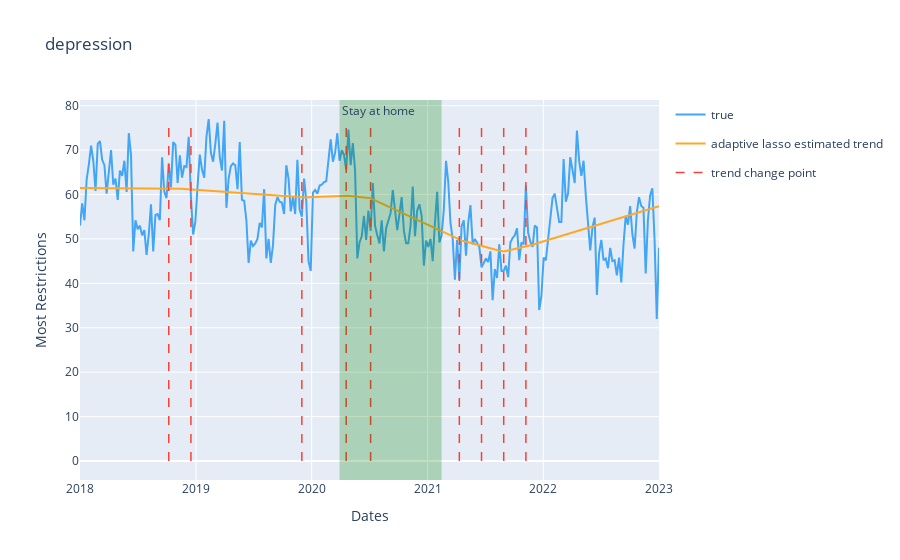
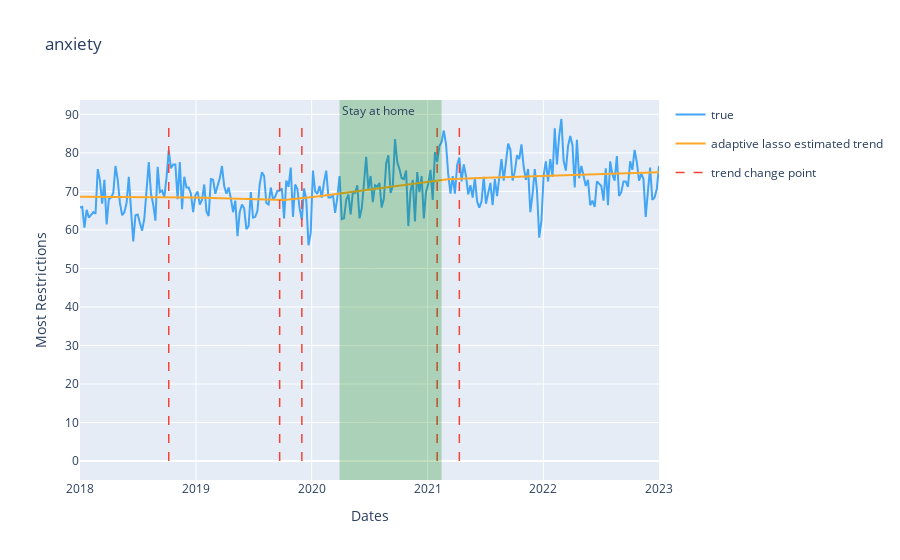
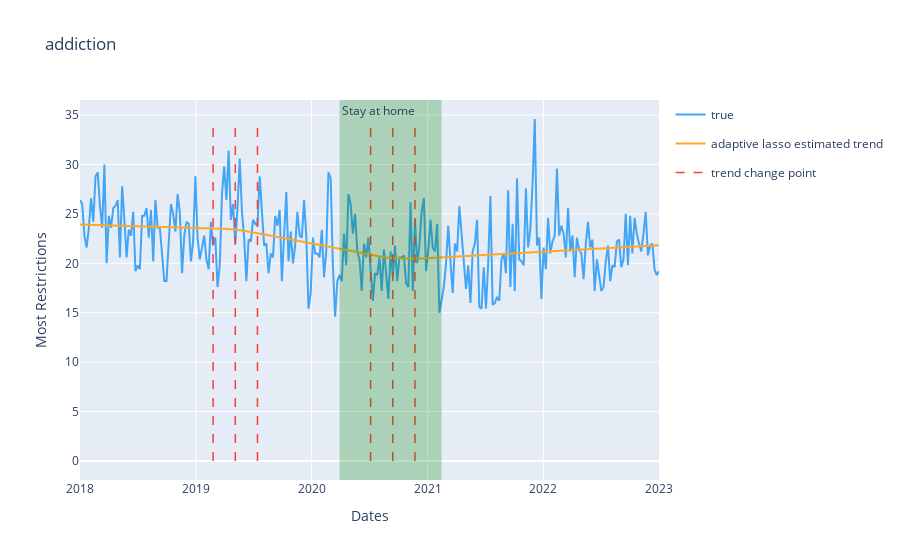
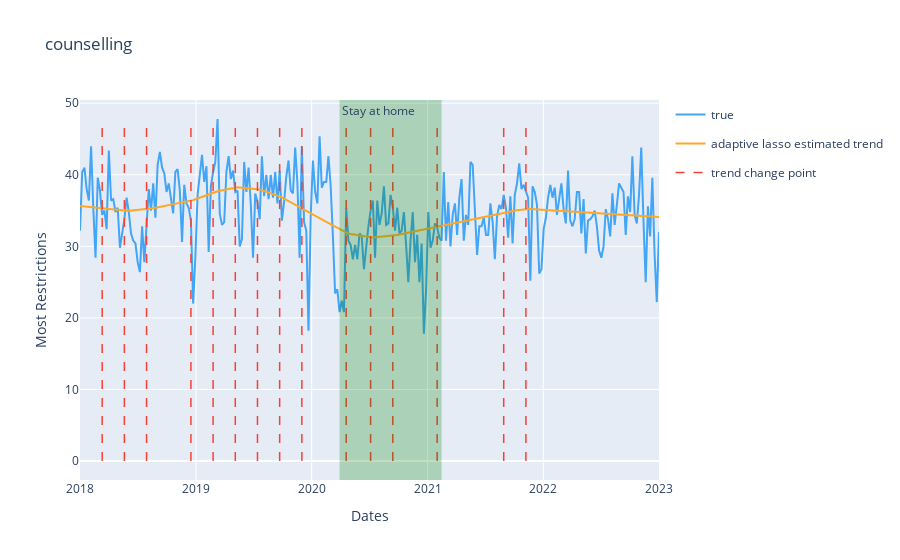

Source (notebook cell) for these figures, in order:
### Code cell
value_columns = ['depression', 'anxiety', 'addiction','counselling','mental_health']

for value_col in value_columns:

    new_df = all_states.groupby(['week', 'covid_restrictions']).mean(numeric_only=True).unstack('covid_restrictions')[value_col]
    model = ChangepointDetector()
    res = model.find_trend_changepoints(
        df=new_df.reset_index(), 
        time_col="week", 
        value_col='Most Restrictions', 
        yearly_seasonality_order=10,
        regularization_strength=0.5, 
        resample_freq="7D", 
        potential_changepoint_n=25, 
        yearly_seasonality_change_freq="365D",
        no_changepoint_distance_from_end="365D")
    fig = model.plot(
        observation=True,
        trend_estimate=False,
        trend_change=True,
        yearly_seasonality_estimate=False,
        adaptive_lasso_estimate=True,
        plot=False,
     
    )
    fig.add_vrect(x0='2020-03-29', x1="2021-02-14", 
              annotation_text="Stay at home", annotation_position="top left",
              fillcolor="green", opacity=0.25, line_width=0)

    fig.update_layout(title=value_col)
    plotly.io.show(fig)

### Figure 1 — Plotly figure (JSON) as saved in the notebook; plotly's stock layout.template omitted (floating-point values rounded to 4 significant figures; data arrays with more than 128 entries replaced by an {"elided": "..."} marker saying what was removed)
{"data": [{"line": {"color": "#42A5F5"}, "mode": "lines", "name": "true", "opacity": 1, "type": "scatter", "x": {"elided": "262 str values"}, "y": {"elided": "262 float values"}}, {"line": {"color": "#FFA726"}, "mode": "lines", "name": "adaptive lasso estimated trend", "opacity": 1, "showlegend": true, "type": "scatter", "x": {"elided": "262 str values"}, "y": {"elided": "262 float values"}}, {"legendgroup": "trend", "line": {"color": "#F44336", "dash": "dash", "width": 1.5}, "mode": "lines", "name": "trend change point", "opacity": 1, "showlegend": true, "type": "scatter", "x": ["2018-10-07T00:00:00", "2018-10-07T00:00:00"], "y": [0, 77]}, {"legendgroup": "trend", "line": {"color": "#F44336", "dash": "dash", "width": 1.5}, "mode": "lines", "name": "trend change point", "opacity": 1, "showlegend": false, "type": "scatter", "x": ["2018-12-16T00:00:00", "2018-12-16T00:00:00"], "y": [0, 77]}, {"legendgroup": "trend", "line": {"color": "#F44336", "dash": "dash", "width": 1.5}, "mode": "lines", "name": "trend change point", "opacity": 1, "showlegend": false, "type": "scatter", "x": ["2019-12-01T00:00:00", "2019-12-01T00:00:00"], "y": [0, 77]}, {"legendgroup": "trend", "line": {"color": "#F44336", "dash": "dash", "width": 1.5}, "mode": "lines", "name": "trend change point", "opacity": 1, "showlegend": false, "type": "scatter", "x": ["2020-04-19T00:00:00", "2020-04-19T00:00:00"], "y": [0, 77]}, {"legendgroup": "trend", "line": {"color": "#F44336", "dash": "dash", "width": 1.5}, "mode": "lines", "name": "trend change point", "opacity": 1, "showlegend": false, "type": "scatter", "x": ["2020-07-05T00:00:00", "2020-07-05T00:00:00"], "y": [0, 77]}, {"legendgroup": "trend", "line": {"color": "#F44336", "dash": "dash", "width": 1.5}, "mode": "lines", "name": "trend change point", "opacity": 1, "showlegend": false, "type": "scatter", "x": ["2021-04-11T00:00:00", "2021-04-11T00:00:00"], "y": [0, 77]}, {"legendgroup": "trend", "line": {"color": "#F44336", "dash": "dash", "width": 1.5}, "mode": "lines", "name": "trend change point", "opacity": 1, "showlegend": false, "type": "scatter", "x": ["2021-06-20T00:00:00", "2021-06-20T00:00:00"], "y": [0, 77]}, {"legendgroup": "trend", "line": {"color": "#F44336", "dash": "dash", "width": 1.5}, "mode": "lines", "name": "trend change point", "opacity": 1, "showlegend": false, "type": "scatter", "x": ["2021-08-29T00:00:00", "2021-08-29T00:00:00"], "y": [0, 77]}, {"legendgroup": "trend", "line": {"color": "#F44336", "dash": "dash", "width": 1.5}, "mode": "lines", "name": "trend change point", "opacity": 1, "showlegend": false, "type": "scatter", "x": ["2021-11-07T00:00:00", "2021-11-07T00:00:00"], "y": [0, 77]}], "layout": {"annotations": [{"showarrow": false, "text": "Stay at home", "x": "2020-03-29", "xanchor": "left", "xref": "x", "y": 1, "yanchor": "top", "yref": "y domain"}], "autosize": true, "shapes": [{"fillcolor": "green", "line": {"width": 0}, "opacity": 0.25, "type": "rect", "x0": "2020-03-29", "x1": "2021-02-14", "xref": "x", "y0": 0, "y1": 1, "yref": "y domain"}], "title": {"text": "depression"}, "xaxis": {"autorange": true, "range": ["2017-12-31", "2023-01-01"], "title": {"text": "Dates"}, "type": "date"}, "yaxis": {"autorange": true, "range": [-4.278, 81.28], "title": {"text": "Most Restrictions"}, "type": "linear"}}}

### Figure 2 — Plotly figure (JSON) as saved in the notebook; plotly's stock layout.template omitted (floating-point values rounded to 4 significant figures; data arrays with more than 128 entries replaced by an {"elided": "..."} marker saying what was removed)
{"data": [{"line": {"color": "#42A5F5"}, "mode": "lines", "name": "true", "opacity": 1, "type": "scatter", "x": {"elided": "262 str values"}, "y": {"elided": "262 float values"}}, {"line": {"color": "#FFA726"}, "mode": "lines", "name": "adaptive lasso estimated trend", "opacity": 1, "showlegend": true, "type": "scatter", "x": {"elided": "262 str values"}, "y": {"elided": "262 float values"}}, {"legendgroup": "trend", "line": {"color": "#F44336", "dash": "dash", "width": 1.5}, "mode": "lines", "name": "trend change point", "opacity": 1, "showlegend": true, "type": "scatter", "x": ["2018-10-07T00:00:00", "2018-10-07T00:00:00"], "y": [0, 88.8]}, {"legendgroup": "trend", "line": {"color": "#F44336", "dash": "dash", "width": 1.5}, "mode": "lines", "name": "trend change point", "opacity": 1, "showlegend": false, "type": "scatter", "x": ["2019-09-22T00:00:00", "2019-09-22T00:00:00"], "y": [0, 88.8]}, {"legendgroup": "trend", "line": {"color": "#F44336", "dash": "dash", "width": 1.5}, "mode": "lines", "name": "trend change point", "opacity": 1, "showlegend": false, "type": "scatter", "x": ["2019-12-01T00:00:00", "2019-12-01T00:00:00"], "y": [0, 88.8]}, {"legendgroup": "trend", "line": {"color": "#F44336", "dash": "dash", "width": 1.5}, "mode": "lines", "name": "trend change point", "opacity": 1, "showlegend": false, "type": "scatter", "x": ["2021-01-31T00:00:00", "2021-01-31T00:00:00"], "y": [0, 88.8]}, {"legendgroup": "trend", "line": {"color": "#F44336", "dash": "dash", "width": 1.5}, "mode": "lines", "name": "trend change point", "opacity": 1, "showlegend": false, "type": "scatter", "x": ["2021-04-11T00:00:00", "2021-04-11T00:00:00"], "y": [0, 88.8]}], "layout": {"annotations": [{"showarrow": false, "text": "Stay at home", "x": "2020-03-29", "xanchor": "left", "xref": "x", "y": 1, "yanchor": "top", "yref": "y domain"}], "autosize": true, "shapes": [{"fillcolor": "green", "line": {"width": 0}, "opacity": 0.25, "type": "rect", "x0": "2020-03-29", "x1": "2021-02-14", "xref": "x", "y0": 0, "y1": 1, "yref": "y domain"}], "title": {"text": "anxiety"}, "xaxis": {"autorange": true, "range": ["2017-12-31", "2023-01-01"], "title": {"text": "Dates"}, "type": "date"}, "yaxis": {"autorange": true, "range": [-4.933, 93.73], "title": {"text": "Most Restrictions"}, "type": "linear"}}}

### Figure 3 — Plotly figure (JSON) as saved in the notebook; plotly's stock layout.template omitted (floating-point values rounded to 4 significant figures; data arrays with more than 128 entries replaced by an {"elided": "..."} marker saying what was removed)
{"data": [{"line": {"color": "#42A5F5"}, "mode": "lines", "name": "true", "opacity": 1, "type": "scatter", "x": {"elided": "262 str values"}, "y": {"elided": "262 float values"}}, {"line": {"color": "#FFA726"}, "mode": "lines", "name": "adaptive lasso estimated trend", "opacity": 1, "showlegend": true, "type": "scatter", "x": {"elided": "262 str values"}, "y": {"elided": "262 float values"}}, {"legendgroup": "trend", "line": {"color": "#F44336", "dash": "dash", "width": 1.5}, "mode": "lines", "name": "trend change point", "opacity": 1, "showlegend": true, "type": "scatter", "x": ["2019-02-24T00:00:00", "2019-02-24T00:00:00"], "y": [0, 34.6]}, {"legendgroup": "trend", "line": {"color": "#F44336", "dash": "dash", "width": 1.5}, "mode": "lines", "name": "trend change point", "opacity": 1, "showlegend": false, "type": "scatter", "x": ["2019-05-05T00:00:00", "2019-05-05T00:00:00"], "y": [0, 34.6]}, {"legendgroup": "trend", "line": {"color": "#F44336", "dash": "dash", "width": 1.5}, "mode": "lines", "name": "trend change point", "opacity": 1, "showlegend": false, "type": "scatter", "x": ["2019-07-14T00:00:00", "2019-07-14T00:00:00"], "y": [0, 34.6]}, {"legendgroup": "trend", "line": {"color": "#F44336", "dash": "dash", "width": 1.5}, "mode": "lines", "name": "trend change point", "opacity": 1, "showlegend": false, "type": "scatter", "x": ["2020-07-05T00:00:00", "2020-07-05T00:00:00"], "y": [0, 34.6]}, {"legendgroup": "trend", "line": {"color": "#F44336", "dash": "dash", "width": 1.5}, "mode": "lines", "name": "trend change point", "opacity": 1, "showlegend": false, "type": "scatter", "x": ["2020-09-13T00:00:00", "2020-09-13T00:00:00"], "y": [0, 34.6]}, {"legendgroup": "trend", "line": {"color": "#F44336", "dash": "dash", "width": 1.5}, "mode": "lines", "name": "trend change point", "opacity": 1, "showlegend": false, "type": "scatter", "x": ["2020-11-22T00:00:00", "2020-11-22T00:00:00"], "y": [0, 34.6]}], "layout": {"annotations": [{"showarrow": false, "text": "Stay at home", "x": "2020-03-29", "xanchor": "left", "xref": "x", "y": 1, "yanchor": "top", "yref": "y domain"}], "autosize": true, "shapes": [{"fillcolor": "green", "line": {"width": 0}, "opacity": 0.25, "type": "rect", "x0": "2020-03-29", "x1": "2021-02-14", "xref": "x", "y0": 0, "y1": 1, "yref": "y domain"}], "title": {"text": "addiction"}, "xaxis": {"autorange": true, "range": ["2017-12-31", "2023-01-01"], "title": {"text": "Dates"}, "type": "date"}, "yaxis": {"autorange": true, "range": [-1.922, 36.52], "title": {"text": "Most Restrictions"}, "type": "linear"}}}

### Figure 4 — Plotly figure (JSON) as saved in the notebook; plotly's stock layout.template omitted (floating-point values rounded to 4 significant figures; data arrays with more than 128 entries replaced by an {"elided": "..."} marker saying what was removed)
{"data": [{"line": {"color": "#42A5F5"}, "mode": "lines", "name": "true", "opacity": 1, "type": "scatter", "x": {"elided": "262 str values"}, "y": {"elided": "262 float values"}}, {"line": {"color": "#FFA726"}, "mode": "lines", "name": "adaptive lasso estimated trend", "opacity": 1, "showlegend": true, "type": "scatter", "x": {"elided": "262 str values"}, "y": {"elided": "262 float values"}}, {"legendgroup": "trend", "line": {"color": "#F44336", "dash": "dash", "width": 1.5}, "mode": "lines", "name": "trend change point", "opacity": 1, "showlegend": true, "type": "scatter", "x": ["2018-03-11T00:00:00", "2018-03-11T00:00:00"], "y": [0, 47.8]}, {"legendgroup": "trend", "line": {"color": "#F44336", "dash": "dash", "width": 1.5}, "mode": "lines", "name": "trend change point", "opacity": 1, "showlegend": false, "type": "scatter", "x": ["2018-05-20T00:00:00", "2018-05-20T00:00:00"], "y": [0, 47.8]}, {"legendgroup": "trend", "line": {"color": "#F44336", "dash": "dash", "width": 1.5}, "mode": "lines", "name": "trend change point", "opacity": 1, "showlegend": false, "type": "scatter", "x": ["2018-07-29T00:00:00", "2018-07-29T00:00:00"], "y": [0, 47.8]}, {"legendgroup": "trend", "line": {"color": "#F44336", "dash": "dash", "width": 1.5}, "mode": "lines", "name": "trend change point", "opacity": 1, "showlegend": false, "type": "scatter", "x": ["2018-12-16T00:00:00", "2018-12-16T00:00:00"], "y": [0, 47.8]}, {"legendgroup": "trend", "line": {"color": "#F44336", "dash": "dash", "width": 1.5}, "mode": "lines", "name": "trend change point", "opacity": 1, "showlegend": false, "type": "scatter", "x": ["2019-02-24T00:00:00", "2019-02-24T00:00:00"], "y": [0, 47.8]}, {"legendgroup": "trend", "line": {"color": "#F44336", "dash": "dash", "width": 1.5}, "mode": "lines", "name": "trend change point", "opacity": 1, "showlegend": false, "type": "scatter", "x": ["2019-05-05T00:00:00", "2019-05-05T00:00:00"], "y": [0, 47.8]}, {"legendgroup": "trend", "line": {"color": "#F44336", "dash": "dash", "width": 1.5}, "mode": "lines", "name": "trend change point", "opacity": 1, "showlegend": false, "type": "scatter", "x": ["2019-07-14T00:00:00", "2019-07-14T00:00:00"], "y": [0, 47.8]}, {"legendgroup": "trend", "line": {"color": "#F44336", "dash": "dash", "width": 1.5}, "mode": "lines", "name": "trend change point", "opacity": 1, "showlegend": false, "type": "scatter", "x": ["2019-09-22T00:00:00", "2019-09-22T00:00:00"], "y": [0, 47.8]}, {"legendgroup": "trend", "line": {"color": "#F44336", "dash": "dash", "width": 1.5}, "mode": "lines", "name": "trend change point", "opacity": 1, "showlegend": false, "type": "scatter", "x": ["2019-12-01T00:00:00", "2019-12-01T00:00:00"], "y": [0, 47.8]}, {"legendgroup": "trend", "line": {"color": "#F44336", "dash": "dash", "width": 1.5}, "mode": "lines", "name": "trend change point", "opacity": 1, "showlegend": false, "type": "scatter", "x": ["2020-04-19T00:00:00", "2020-04-19T00:00:00"], "y": [0, 47.8]}, {"legendgroup": "trend", "line": {"color": "#F44336", "dash": "dash", "width": 1.5}, "mode": "lines", "name": "trend change point", "opacity": 1, "showlegend": false, "type": "scatter", "x": ["2020-07-05T00:00:00", "2020-07-05T00:00:00"], "y": [0, 47.8]}, {"legendgroup": "trend", "line": {"color": "#F44336", "dash": "dash", "width": 1.5}, "mode": "lines", "name": "trend change point", "opacity": 1, "showlegend": false, "type": "scatter", "x": ["2020-09-13T00:00:00", "2020-09-13T00:00:00"], "y": [0, 47.8]}, {"legendgroup": "trend", "line": {"color": "#F44336", "dash": "dash", "width": 1.5}, "mode": "lines", "name": "trend change point", "opacity": 1, "showlegend": false, "type": "scatter", "x": ["2021-01-31T00:00:00", "2021-01-31T00:00:00"], "y": [0, 47.8]}, {"legendgroup": "trend", "line": {"color": "#F44336", "dash": "dash", "width": 1.5}, "mode": "lines", "name": "trend change point", "opacity": 1, "showlegend": false, "type": "scatter", "x": ["2021-08-29T00:00:00", "2021-08-29T00:00:00"], "y": [0, 47.8]}, {"legendgroup": "trend", "line": {"color": "#F44336", "dash": "dash", "width": 1.5}, "mode": "lines", "name": "trend change point", "opacity": 1, "showlegend": false, "type": "scatter", "x": ["2021-11-07T00:00:00", "2021-11-07T00:00:00"], "y": [0, 47.8]}], "layout": {"annotations": [{"showarrow": false, "text": "Stay at home", "x": "2020-03-29", "xanchor": "left", "xref": "x", "y": 1, "yanchor": "top", "yref": "y domain"}], "autosize": true, "shapes": [{"fillcolor": "green", "line": {"width": 0}, "opacity": 0.25, "type": "rect", "x0": "2020-03-29", "x1": "2021-02-14", "xref": "x", "y0": 0, "y1": 1, "yref": "y domain"}], "title": {"text": "counselling"}, "xaxis": {"autorange": true, "range": ["2017-12-31", "2023-01-01"], "title": {"text": "Dates"}, "type": "date"}, "yaxis": {"autorange": true, "range": [-2.656, 50.46], "title": {"text": "Most Restrictions"}, "type": "linear"}}}
